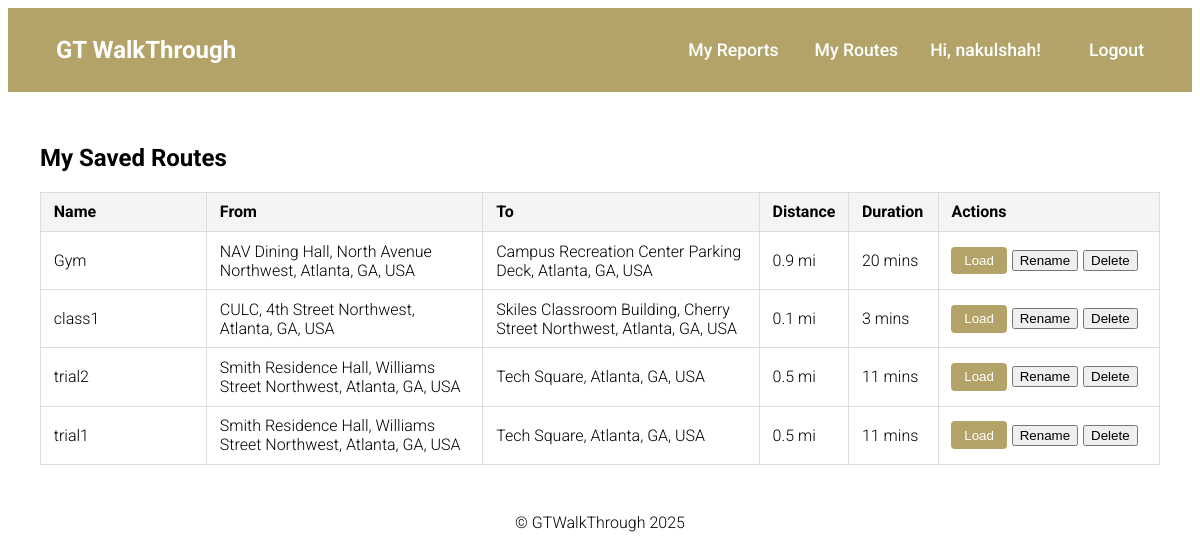
Before: /my-routes/ (signed in) with the older database file.
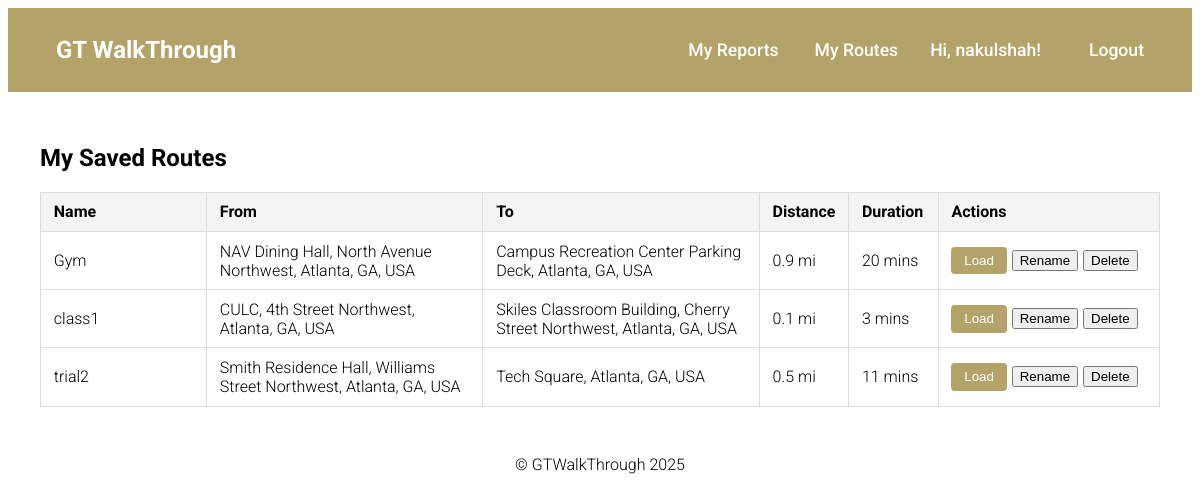
After: the same page with the newer database file.
### gtwt_app/models.py (models this page shows, shortened)
class SavedRoute(models.Model):
    user          = models.ForeignKey(User, on_delete=models.CASCADE, related_name='saved_routes')
    name          = models.CharField(max_length=100)
    origin        = models.CharField(max_length=255)
    destination   = models.CharField(max_length=255)
    travel_mode   = models.CharField(max_length=20)       # e.g. WALKING, DRIVING, BICYCLING
    steps         = models.JSONField()                    # store the entire directions JSON if you want
    distance_text = models.CharField(max_length=50)       # e.g. "2.3 mi"
    duration_text = models.CharField(max_length=50)       # e.g. "12 mins"
    created_at    = models.DateTimeField(auto_now_add=True)

### gtwt_app/views.py (the view)
# urls.py: path('my-routes/', views.my_routes, name='my_routes'),
@login_required
def my_routes(request):
    routes = SavedRoute.objects.filter(user=request.user).order_by('-created_at')
    for r in routes:
        r.steps_json = json.dumps(r.steps, cls=DjangoJSONEncoder).replace('"', '&quot;')
    return render(request, 'my_routes.html', {'routes': routes})

### gtwt_app/templates/my_routes.html (shortened to what this page needs)
{% extends "base.html" %}
{% load static %}
 {% block content %}
<h2>My Saved Routes</h2>
{% if routes %}
<table class="route-table">
  <thead>
    <tr>
      <th style="width: 15%">Name</th>
      <th style="width: 25%">From</th>
      <th style="width: 25%">To</th>
      <th style="width: 7%">Distance</th>
      <th style="width: 8%">Duration</th>
      <th style="width: 20%">Actions</th>
    </tr>
  </thead>
  <tbody>
    {% for r in routes %}
    <tr data-route-id="{{ r.id }}">
      <td>
        <span class="route-name">{{ r.name }}</span>
      </td>
      <td>{{ r.origin }}</td>
      <td>{{ r.destination }}</td>
      <td>{{ r.distance_text }}</td>
      <td>{{ r.duration_text }}</td>
      <td>
        <div
          style="
            display: flex;
            flex-direction: row;
            gap: 5px;
            flex-wrap: wrap;
            align-items: center;
          "
        >
          <button
            class="route-btn load-route-btn"
            data-steps="{{ r.steps_json|safe }}"
          >
            Load
          </button>
          <button class="route-btn rename-btn">Rename</button>
          <button class="route-btn delete-route-btn">Delete</button>
        </div>
      </td>
    </tr>
    {% endfor %}
  </tbody>
</table>
{% else %}
<p>You haven’t saved any routes yet.</p>
{% endif %} {% endblock %}

Changed rows visible on the page:
removed SavedRoute: name "trial1", origin "Smith Residence Hall, Williams Street Northwest, Atlanta, GA, USA", destination "Tech Square, Atlanta, GA, USA", distance_text "0.5 mi", duration_text "11 mins"
